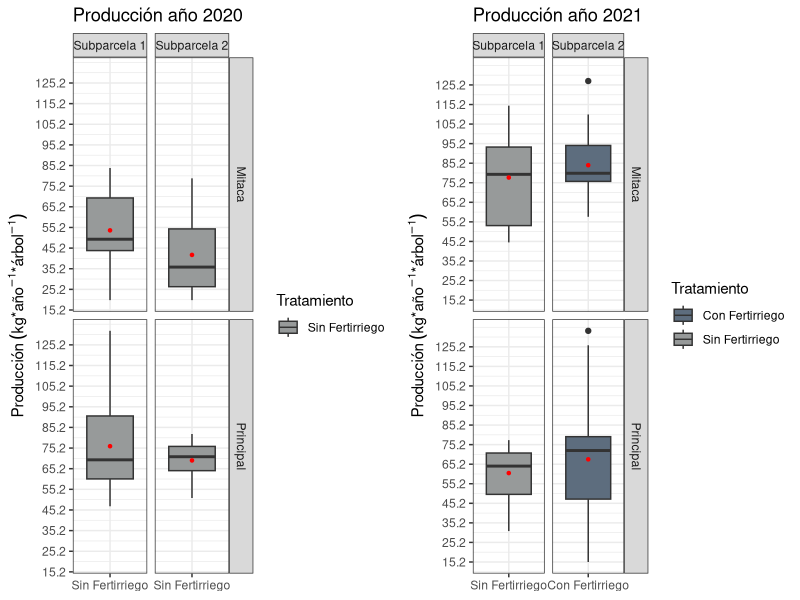
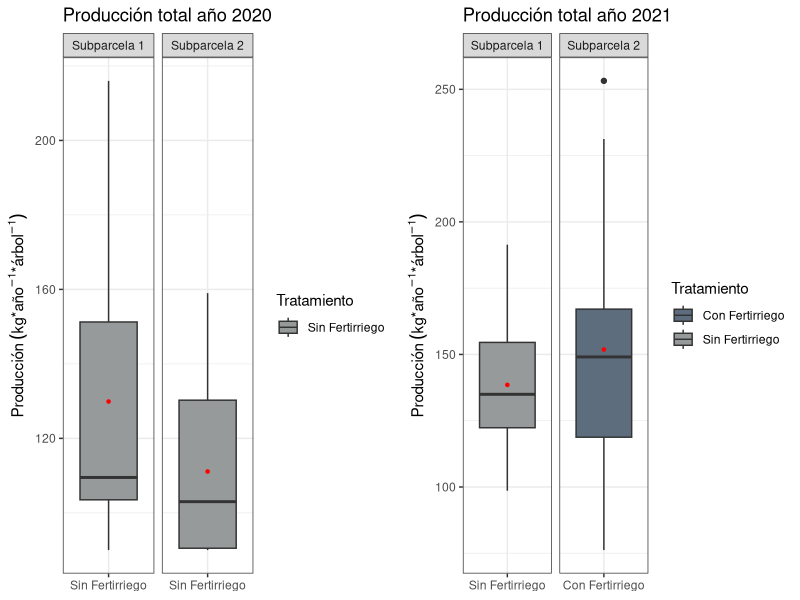
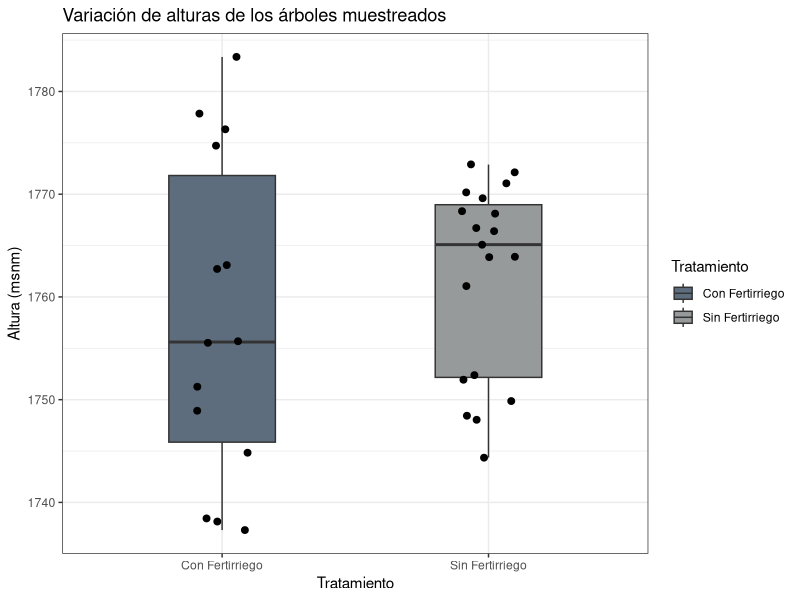
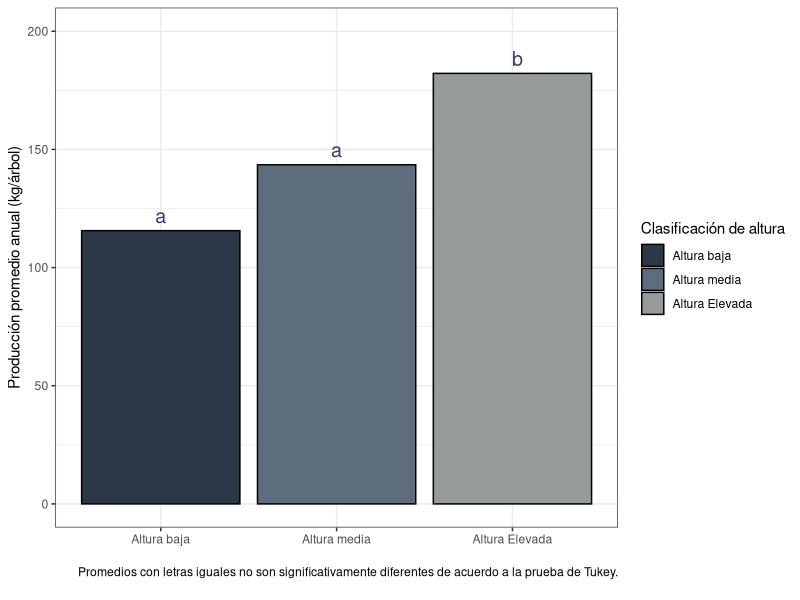
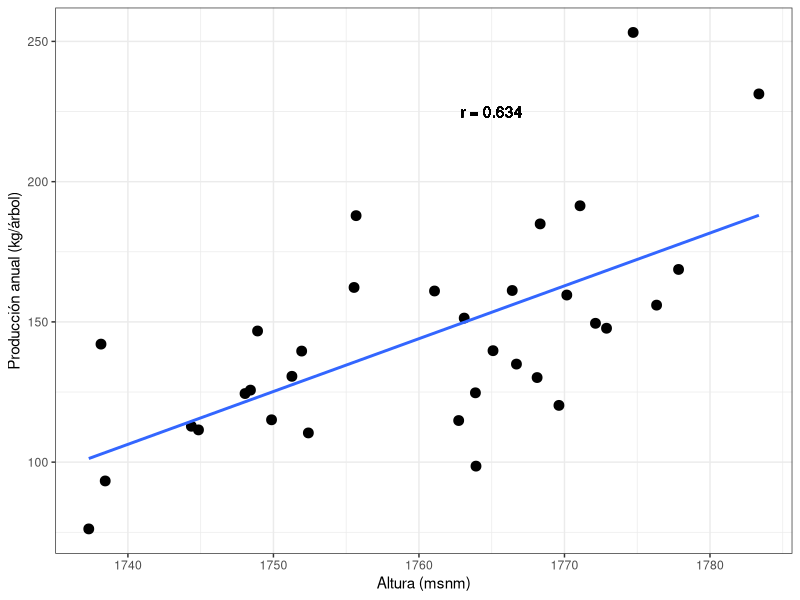
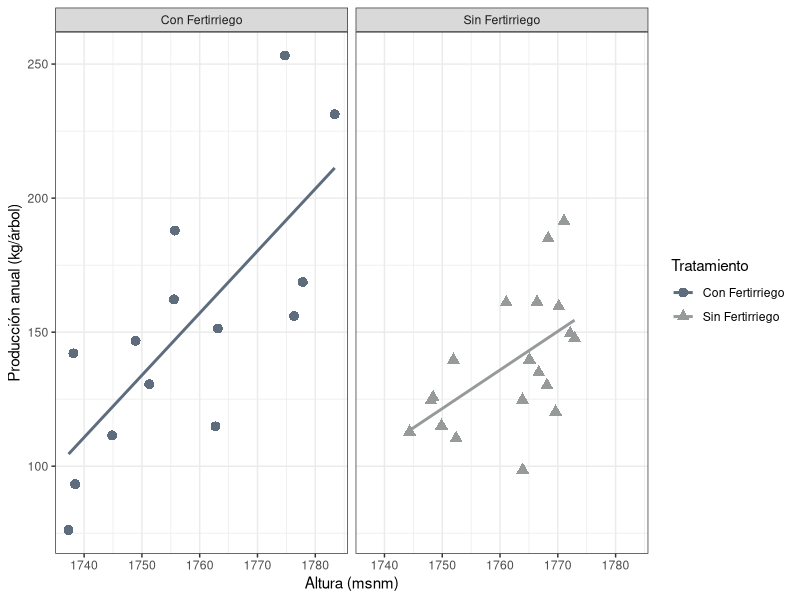

Generate these figures, in order, with R: (Note: this script raises an error after producing the figures.)
## ---- chunk 1
knitr::opts_chunk$set(
	echo = FALSE,
	message = FALSE,
	warning = FALSE
)
library(tidyverse)
library(kableExtra)
library(gridExtra)
library(emmeans)
library(multcomp)
library(broom)
## ---- chunk 2
data <- read.csv("Data/data.csv", sep = ";", header = T, na.strings = ".")

## ---- chunk 3
graph_1 <- data %>% dplyr::filter(Temporada == 2020) %>%  ggplot(aes(x = Tratamiento, y = Produccion_arbol, fill = Tratamiento)) +
  geom_boxplot() +
  stat_summary(fun.y = mean, geom="point", shape=20, color="red", fill="red") +
  scale_fill_manual(values = c("#979a9a")) +
  labs(y = expression(Producción~(kg*"*"*año^-1*"*"*árbol^-1)), x = NULL, title = "Producción año 2020") +
  scale_y_continuous(breaks = round(seq(min(data$Produccion_arbol), max(data$Produccion_arbol), by = 10), 1)) +
  theme_bw() +
  facet_grid(Cosecha~Subparcela, scales = "free_x")
## ---- chunk 4
graph_2 <- data %>% dplyr::filter(Temporada == 2021) %>%  ggplot(aes(x = Tratamiento, y = Produccion_arbol, fill = Tratamiento)) +
  geom_boxplot() +
  stat_summary(fun.y = mean, geom="point", shape=20, color="red", fill="red") +
  scale_fill_manual(values = c("#5d6d7e", "#979a9a")) +
  labs(y = expression(Producción~(kg*"*"*año^-1*"*"*árbol^-1)), x = NULL, title = "Producción año 2021") +
  scale_y_continuous(breaks = round(seq(min(data$Produccion_arbol), max(data$Produccion_arbol), by = 10), 1)) +
  theme_bw() +
  facet_grid(Cosecha~Subparcela, scales = "free_x")
## ---- chunk 5
grid.arrange(graph_1, graph_2, ncol=2)
## ---- chunk 6
graph_3 <- data %>% group_by(Temporada, Subparcela, Rep, Tratamiento) %>% summarise(acum = sum(Produccion_arbol)) %>% 
  dplyr::filter(Temporada == 2020) %>% 
  ggplot(aes(x = Tratamiento, y = acum, fill = Tratamiento)) +
  geom_boxplot() +
  stat_summary(fun.y = mean, geom="point", shape=20, color="red", fill="red") +
  scale_fill_manual(values = c("#979a9a")) +
  labs(y =expression(Producción~(kg*"*"*año^-1*"*"*árbol^-1)), x = NULL, title = "Producción total año 2020") +
  #scale_y_continuous(breaks = round(seq(min(data$Produccion_arbol), max(data$Produccion_arbol), by = 10), 1)) +
  theme_bw() +
  facet_grid(~Subparcela, scales = "free_x")
## ---- chunk 7
graph_4 <- data %>% group_by(Temporada, Subparcela, Rep, Tratamiento) %>% summarise(acum = sum(Produccion_arbol)) %>% 
  dplyr::filter(Temporada == 2021) %>% 
  ggplot(aes(x = Tratamiento, y = acum, fill = Tratamiento)) +
  geom_boxplot() +
  stat_summary(fun.y = mean, geom="point", shape=20, color="red", fill="red") +
  scale_fill_manual(values = c("#5d6d7e", "#979a9a")) +
  labs(y = expression(Producción~(kg*"*"*año^-1*"*"*árbol^-1)), x = NULL, title = "Producción total año 2021") +
  #scale_y_continuous(breaks = round(seq(min(data$Produccion_arbol), max(data$Produccion_arbol), by = 10), 1)) +
  theme_bw() +
  facet_grid(~Subparcela, scales = "free_x")

## ---- chunk 8
grid.arrange(graph_3, graph_4, ncol=2)
## ---- chunk 9
pn_acum <- data %>% group_by(Temporada, Subparcela, Rep, Tratamiento, Altura) %>% summarise(acum = sum(Produccion_arbol))
## ---- chunk 10
pn_acum %>% dplyr::filter(Temporada == 2021) %>% ggplot(aes(x = Tratamiento, y = Altura)) +
  geom_boxplot(width=0.4, aes(fill= Tratamiento)) +
  scale_fill_manual(values = c("#5d6d7e", "#979a9a")) +
  geom_jitter(width = 0.1, size = 2) +
  labs(title = "Variación de alturas de los árboles muestreados", y = "Altura (msnm)") +
  theme_bw()
  
## ---- chunk 11
pn_acum_2021 <- pn_acum %>% dplyr::filter(Temporada == 2021) %>% 
  mutate(Altura_category = case_when(
    Altura <= 1750 ~ "Altura baja",
    Altura <= 1770 ~ "Altura media",
    Altura > 1770 ~ "Altura Elevada"
    )
  ) 

pn_acum_2021$Altura_category = as.factor(pn_acum_2021$Altura_category)
## ---- chunk 12
mod.aguacate <- lm(acum ~ Tratamiento + Altura_category, data = pn_acum_2021)
# ANOVA para mostrar
ao_aguacate <- anova(mod.aguacate)

## ---- chunk 13

# Mean comparisons by Finca
mean_comparisons_altura <- mod.aguacate %>% 
  emmeans(pairwise ~ "Altura_category", adjust="tukey") %>% 
  pluck("emmeans") %>% 
  cld(details=TRUE, Letters=letters) # add letter display

## ---- chunk 14
# plotting Results for Tto para mostrar
mean_comparisons_altura$emmeans$Altura_category <- factor(mean_comparisons_altura$emmeans$Altura_category, levels = c("Altura baja", "Altura media", "Altura Elevada"))

ggplot() +
    geom_col(
    data = mean_comparisons_altura$emmeans,
    aes(y = emmean, x = reorder(Altura_category, emmean), fill = Altura_category), col = "black") +
  # red letters 
  geom_text(
    data = mean_comparisons_altura$emmeans,
    aes(y = emmean, x = Altura_category, label = .group, vjust=-0.5),
    color = "#333b69", size = 5
  ) + 
  scale_fill_manual(values = c("#2c3845", "#5d6d7e", "#979a9a")) +
  ylim(c(0, 200)) + # force y-axis to start at 0
  ylab("Producción promedio anual (kg/árbol)") + # label y-axis      # label x-axis
  labs(x = NULL, fill = "Clasificación de altura", caption = "
       Promedios con letras iguales no son significativamente diferentes de acuerdo a la prueba de Tukey.
       ") +
  theme_bw() # clearer plot format 
## ---- chunk 15
r_cor <- round(cor(pn_acum_2021$acum, pn_acum_2021$Altura, method = "pearson"),3)

pn_acum_2021 %>% ggplot(aes(x = Altura, y = acum)) +
  labs(x = "Altura (msnm)", y = "Producción anual (kg/árbol)") +
  geom_point(size = 3) +
  theme_bw() + 
  #scale_color_manual(values = c("#5d6d7e", "#979a9a")) +
  geom_smooth(method = "lm", se = F) +
  geom_text(aes(label = paste("r =",r_cor)),
            x = 1765, y = 225)

## ---- chunk 16
pn_acum_2021 %>% ggplot(aes(x = Altura, y = acum, color = Tratamiento)) +
  labs(x = "Altura (msnm)", y = "Producción anual (kg/árbol)") +
  geom_point(aes(shape = Tratamiento), size = 3) +
  theme_bw() + 
  scale_color_manual(values = c("#5d6d7e", "#979a9a")) +
  geom_smooth(method = "lm", se = F) +
  facet_wrap(~Tratamiento)
## ---- chunk 17
Calidad_fruto <- read.csv("Data/Calidad_fruto.csv", sep = ";", header = T, na.strings = ".")
Calidad_fruto <- Calidad_fruto %>% dplyr::select(!Peso_fruto)
Calidad_fruto <- Calidad_fruto %>% dplyr::mutate(Peso_fruto = (Peso_corteza+Peso_meso+Peso_semilla),
                                                 Porc_pulpa = (Peso_meso/(Peso_corteza+Peso_meso+Peso_semilla))*100)

Calidad_fruto <- Calidad_fruto %>% relocate(Peso_fruto, Porc_pulpa, .after = Cosecha)

Calidad_fruto <- Calidad_fruto %>% relocate(Peso_meso, Peso_corteza, Peso_semilla, .before = Porc_pulpa)

## ---- chunk 18
library(corrplot)

res <- cor(use = "na.or.complete", Calidad_fruto %>% dplyr::select(-c("Subparcela", "Muestra", "Cosecha", "Forma__corteza")))
corrplot(res, type = "upper", order = "hclust", 
         tl.col = "black", tl.srt = 45)
## ---- chunk 19
res_Traviesa <- cor(use = "na.or.complete", Calidad_fruto %>% dplyr::filter(Cosecha == "Traviesa") %>% dplyr::select(-c("Subparcela", "Muestra", "Cosecha", "Forma__corteza", "pH_endo")))
corrplot(res_Traviesa, type = "upper", tl.col = "black", tl.srt = 45)
## ---- chunk 20
res_principal <- cor(use = "na.or.complete", Calidad_fruto %>% dplyr::filter(Cosecha == "Principal") %>% dplyr::select(-c("Subparcela", "Muestra", "Cosecha", "Forma__corteza", "pH_endo")))
corrplot(res_principal, type = "upper", tl.col = "black", tl.srt = 45)
## ---- chunk 21
boxp_prom_calidad <- Calidad_fruto %>% dplyr::filter(Cosecha == "Principal")


box_sl <- ggplot(boxp_prom_calidad, aes(x = Subparcela, y = Peso_fruto)) +
  geom_bar(stat = 'summary', aes(fill= Subparcela), show.legend = F) +
  scale_fill_manual(values = c("#5d6d7e", "#979a9a")) +
  stat_summary(aes(label = round(..y..,2)), fun.y=mean, geom="text", size=3,
               vjust = -0.5) +
  theme(legend.position = "top") +
  labs(y = "Peso de fruto (g)", title = "Peso de fruto")
  
box_sw <- ggplot(boxp_prom_calidad, aes(x = Subparcela, y = Peso_meso, fill = Subparcela)) +
  geom_bar(stat = 'summary', aes(fill= Subparcela), show.legend = F) +
  scale_fill_manual(values = c("#5d6d7e", "#979a9a")) +
  stat_summary(aes(label = round(..y..,2)), fun.y=mean, geom="text", size=3,
               vjust = -0.5) +
  theme(legend.position = "top") +
  labs(y = "Peso de mesocarpo (g)", title = "Peso de mesocarpo")
  
box_pl <- ggplot(boxp_prom_calidad, aes(x = Subparcela, y = Peso_corteza, fill = Subparcela)) +
  geom_bar(stat = 'summary', aes(fill= Subparcela), show.legend = F) +
  scale_fill_manual(values = c("#5d6d7e", "#979a9a")) +
  stat_summary(aes(label = round(..y..,2)), fun.y=mean, geom="text", size=3,
               vjust = -0.5) +
  theme(legend.position = "top") +
  labs(y = "Peso de corteza (g)", title = "Peso de corteza")


box_pw <- ggplot(boxp_prom_calidad, aes(x = Subparcela, y = Peso_semilla, fill = Subparcela)) +
  geom_bar(stat = 'summary', aes(fill= Subparcela), show.legend = F) +
  scale_fill_manual(values = c("#5d6d7e", "#979a9a")) +
  stat_summary(aes(label = round(..y..,2)), fun.y=mean, geom="text", size=3,
               vjust = -0.5) +
  theme(legend.position = "top") +
  labs(y = "Peso de semilla (g)", title = "Peso de semilla")

box_ci <- ggplot(boxp_prom_calidad, aes(x = Subparcela, y = Porc_pulpa, fill = Subparcela)) +
  geom_bar(stat = 'summary', aes(fill= Subparcela), show.legend = F) +
  scale_fill_manual(values = c("#5d6d7e", "#979a9a")) +
  stat_summary(aes(label = round(..y..,2)), fun.y=mean, geom="text", size=3,
               vjust = -0.5) +
  theme(legend.position = "top") +
  labs(y = "Porcentaje de pulpa (%)", title = "Porcentaje de pulpa")


grid.arrange(box_sl, box_sw, box_pl, box_pw, box_ci, ncol = 3, nrow = 2)
## ---- chunk 22
# box_TD <- ggplot(boxp_prom_calidad, aes(x = Subparcela, y = Tamaño.dorsal, fill = Subparcela)) +
#   geom_boxplot() +
#   theme(legend.position = "top")

box_AEndo <- ggplot(boxp_prom_calidad, aes(x = Subparcela, y = Acidez_endo, fill = Subparcela)) +
  geom_bar(stat = 'summary', aes(fill= Subparcela), show.legend = F) +
  scale_fill_manual(values = c("#5d6d7e", "#979a9a")) +
  stat_summary(aes(label = round(..y..,2)), fun.y=mean, geom="text", size=3,
               vjust = -0.5) +
  theme(legend.position = "top") +
  labs(y = "Acidez (% ácido tartárico)", title = "% de acidez")

box_GBE <- ggplot(boxp_prom_calidad, aes(x = Subparcela, y = Grados_brix_endo, fill = Subparcela)) +
  geom_bar(stat = 'summary', aes(fill= Subparcela), show.legend = F) +
  scale_fill_manual(values = c("#5d6d7e", "#979a9a")) +
  stat_summary(aes(label = round(..y..,2)), fun.y=mean, geom="text", size=3,
               vjust = -0.5) +
  theme(legend.position = "top") +
  labs(y = "ºBrix", title = "ºBrix")

box_Grasa <- ggplot(boxp_prom_calidad, aes(x = Subparcela, y = Grasa.total_endo, fill = Subparcela)) +
  geom_bar(stat = 'summary', aes(fill= Subparcela), show.legend = F) +
  scale_fill_manual(values = c("#5d6d7e", "#979a9a")) +
  stat_summary(aes(label = round(..y..,2)), fun.y=mean, geom="text", size=3,
               vjust = -0.5) +
  theme(legend.position = "top") +
  labs(y = "Grasa total (g/100 g)", title = "Grasa Total")

box_Fibra <- ggplot(boxp_prom_calidad, aes(x = Subparcela, y = Fibra.cruda_endo, fill = Subparcela)) +
  geom_bar(stat = 'summary', aes(fill= Subparcela), show.legend = F) +
  scale_fill_manual(values = c("#5d6d7e", "#979a9a")) +
  stat_summary(aes(label = round(..y..,2)), fun.y=mean, geom="text", size=3,
               vjust = -0.5) +
  theme(legend.position = "top") +
  labs(y = "Fibra total (g/100 g)", title = "Fibra Total")


grid.arrange(box_AEndo, box_GBE, box_Grasa, box_Fibra, ncol = 2, nrow = 2)

# Eliminar Tamaño dorsal, Long endocarpio, ancho del endocarpio, haces vasculares
